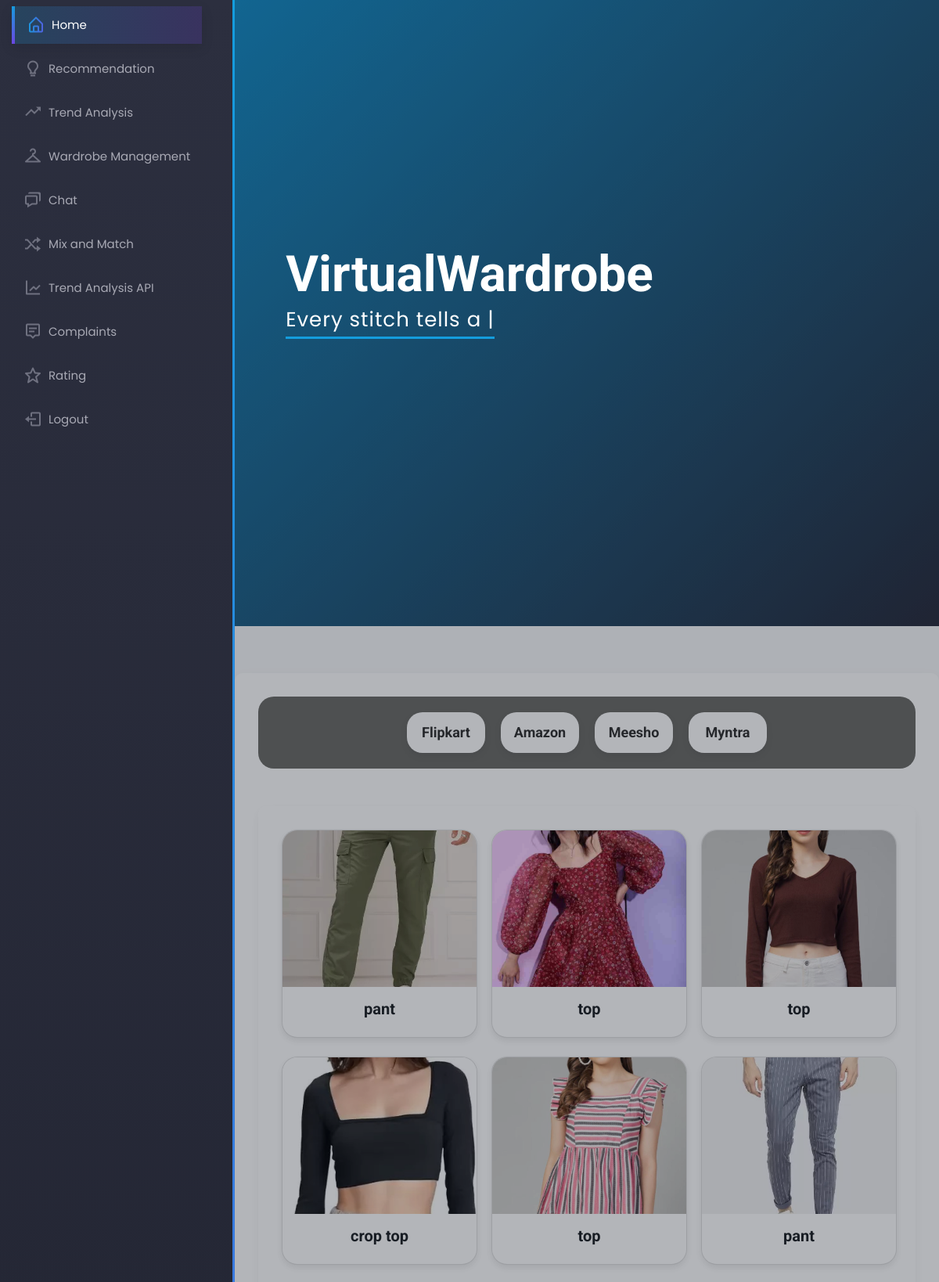
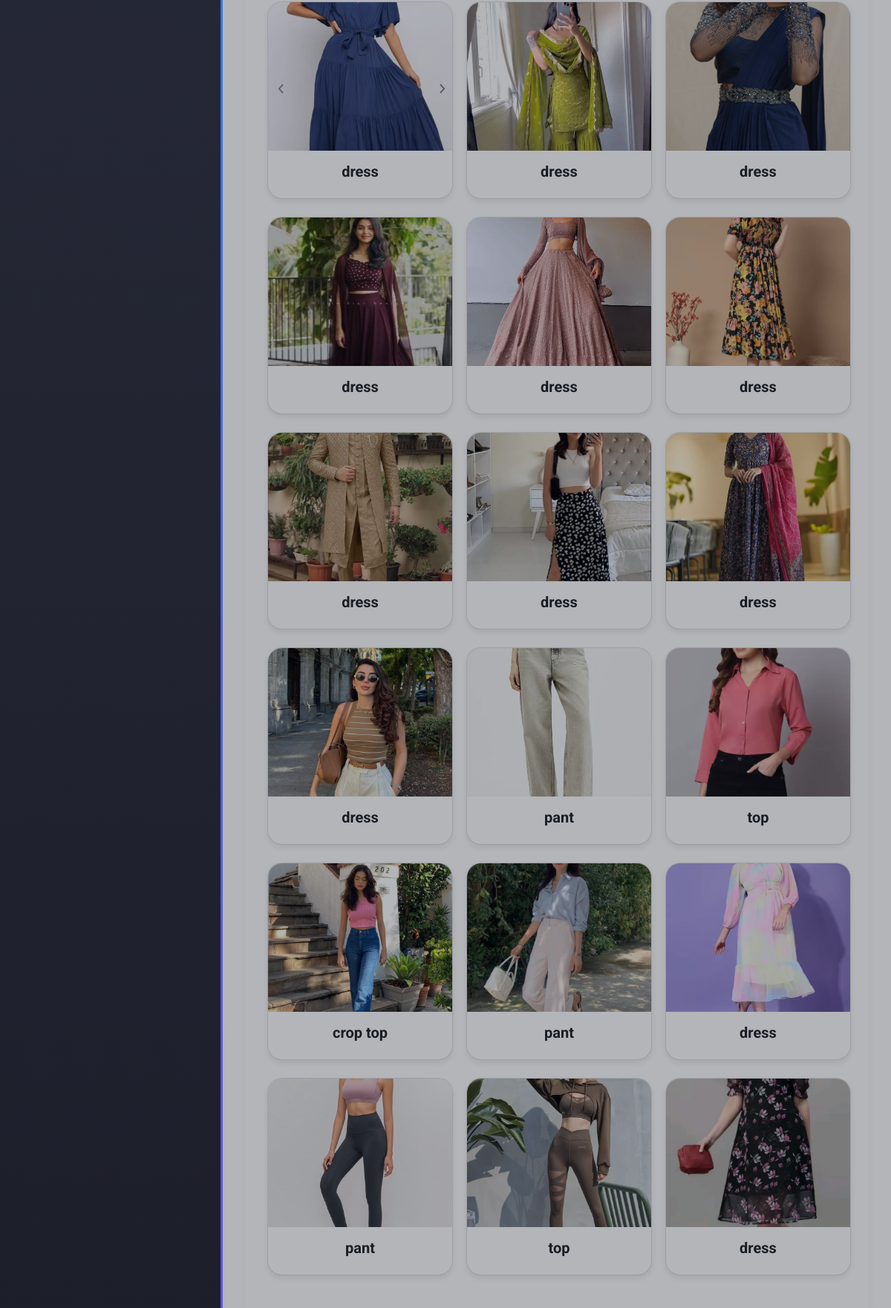
Page /dress_category1 (upper part) on the committed database (2 pictures, top to bottom).
### royaloutfit/models.py (models this page shows)
class designs1_tables(models.Model):
    dressname=models.CharField(max_length=100)
    platform=models.CharField(max_length=100)
    design=models.FileField()

### royaloutfit/views.py (the view)
# urls.py: path('dress_category1', views.dress_category1, name='dress_category1'),
def dress_category1(request):
    category = [
        {'id': 1, 'name': 'Flipkart'},
        {'id': 2, 'name': 'Amazon'},
        {'id': 3, 'name': 'Meesho'},
        {'id': 4, 'name': 'Myntra'},
    ]
    wardrobes = designs1_tables.objects.all()  # Filter by logged-in user
    return render(request, 'User/view_category1.html', {'category': category, 'wardrobes': wardrobes})

### templates/User/view_category1.html (shortened to what this page needs)
{% extends 'User/homeindex.html' %}
{% block body %}
{% load static %}
<html lang="en">
<head>
    <link href="https://cdn.jsdelivr.net/npm/bootstrap-icons@1.4.1/font/bootstrap-icons.css" rel="stylesheet">
    <link href="{% static 'user/lib/flaticon/font/flaticon.css' %}" rel="stylesheet">
    <link href="{% static 'user/lib/owlcarousel/assets/owl.carousel.min.css' %}" rel="stylesheet">
    <link href="{% static 'user/css/bootstrap.min.css' %}" rel="stylesheet">
    <link href="{% static 'user/css/style.css' %}" rel="stylesheet">
</head>
<body>
    <div class="category-cards">
        {% for i in category %}
        <a href="/view_platform_products/{{ i.name }}#about">
        <div class="card1">
            <div class="card-content">
                <h2>{{ i.name }}</h2>
            </div>
        </div>
    </a>
        {% endfor %}
    </div>
     <br>
     <br>
    <div class="container">
        <div class="row">
            {% for i in wardrobes %}
            <div class="col-md-4 mb-4">
                <div class="card">
                    <img src="{{ i.design.url }}" class="card-img-top" alt="{{ i.design }}">
                    <div class="card-body text-center">
                        <h5 class="card-title">{{ i.dressname }}</h5>
                    </div>
                </div>
            </div>
            {% endfor %}
        </div>
    </div>
</body>
</html>
{% endblock %}

### static/Homepage/assets/css/style.css (style rules this page uses)
body { font-family: "Open Sans", sans-serif; color: #272829; }
a { color: #149ddd; text-decoration: none; }
h1, h2, h3, h4, h5, h6 { font-family: "Raleway", sans-serif; }
.container, .container-fluid { padding-left: 30px; padding-right: 30px; }

### static/user/css/style.css (style rules this page uses)
:root { --primary: #7AB730; --secondary: #FFD33C; --light: #F3F3F3; --dark: #212121; }

### templates/User/homeindex.html (style rules this page uses)
.about .container { background-color: #ffffff; border-radius: 10px; padding: 30px; box-shadow: 0 5px 15px rgba(0, 0, 0, 0.05); }
.card { background-color: #ffffff; border: none; transition: all 0.3s ease; }

### templates/User/view_category1.html (style rules this page uses)
.category-cards { display: flex; border-radius: 20px; flex-wrap: wrap; gap: 20px; justify-content: center; background-color: rgb(110, 110, 106); padding: 20px; }
.card { background-color: white; border-radius: 20px; box-shadow: 0 4px 8px rgba(49, 47, 47, 0.1); transition: transform 0.3s ease; width: 250px; text-align: center; overflow: hidden; }
.card1 { background-color: white; border-radius: 20px; box-shadow: 0 4px 8px rgba(49, 47, 47, 0.1); transition: transform 0.3s ease; width: 100px; text-align: center; overflow: hidden; }
.card img { width: 100%; height: 200px; object-fit: cover; }
.card-content { padding: 15px; }
.card1 h2 { font-size: 18px; color: #333; margin: 0; }

### rows in the picture
designs1_tables: design (picture), dressname "pant"
designs1_tables: design (picture), dressname "top"
designs1_tables: design (picture), dressname "top"
designs1_tables: design (picture), dressname "crop top"
designs1_tables: design (picture), dressname "top"
designs1_tables: design (picture), dressname "pant"
designs1_tables: design (picture), dressname "dress"
designs1_tables: design (picture), dressname "dress"
designs1_tables: design (picture), dressname "dress"
designs1_tables: design (picture), dressname "dress"
designs1_tables: design (picture), dressname "dress"
designs1_tables: design (picture), dressname "dress"
designs1_tables: design (picture), dressname "dress"
designs1_tables: design (picture), dressname "dress"
designs1_tables: design (picture), dressname "dress"
designs1_tables: design (picture), dressname "dress"
designs1_tables: design (picture), dressname "pant"
designs1_tables: design (picture), dressname "top"
designs1_tables: design (picture), dressname "crop top"
designs1_tables: design (picture), dressname "pant"
designs1_tables: design (picture), dressname "dress"
designs1_tables: design (picture), dressname "pant"
designs1_tables: design (picture), dressname "top"
designs1_tables: design (picture), dressname "dress"

### other values in the picture
{{ i.name }} "Flipkart" "Amazon" "Meesho" "Myntra"
